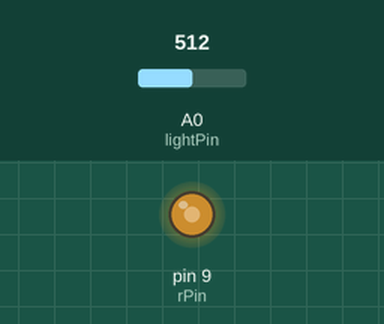
Bench run of a sketch on a simulated Arduino Uno, built with avr-gcc and run on an emulated ATmega328P. Parts: output pins drawn as LEDs (lit = HIGH). The test bench sets the inputs (shaded band); at power-on: A0 (lightPin) = 512.

Above: at 1.2 s.
1.3 s: A0 (lightPin) set to 716
At 2.4 s:
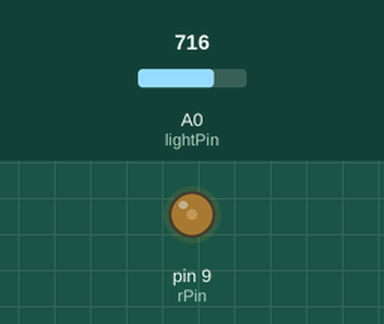
2.8 s: A0 (lightPin) set to 900
At 3.6 s:
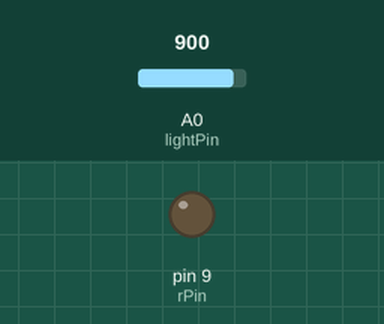
4.3 s: A0 (lightPin) set to 893
At 4.7 s:
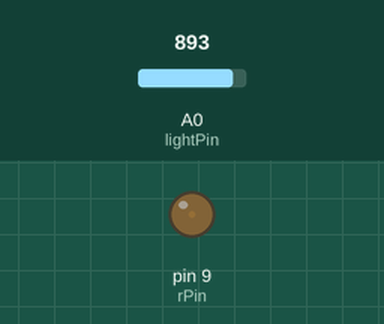
5.8 s: A0 (lightPin) set to 306
At 7.0 s:
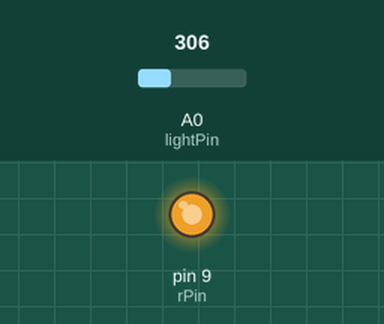
7.3 s: A0 (lightPin) set to 511
At 8.2 s:
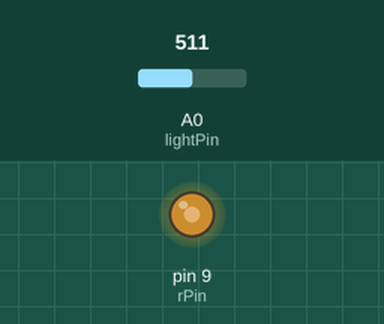
8.8 s: A0 (lightPin) set to 910
At 9.3 s:
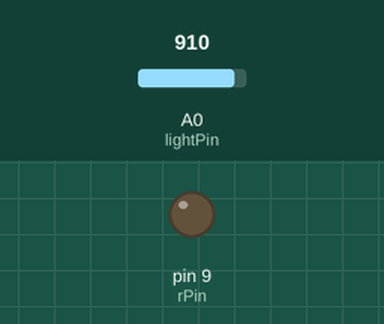
Timing chart, 0 to 11.3 s (numbered marks = the images above; inputs shaded):
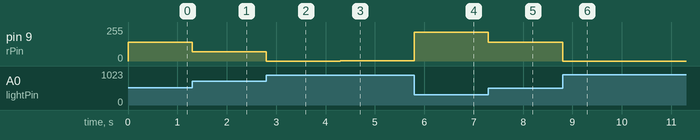

Measured:
- after the input at 1.3 s, pin 9 (rPin): 142/255 → 68/255 at once
- after the input at 2.8 s, pin 9 (rPin): 68/255 → 0/255 at once
- after the input at 4.3 s, pin 9 (rPin): 0/255 → 3/255 at once
- after the input at 5.8 s, pin 9 (rPin): 3/255 → 217/255 at once
- after the input at 7.3 s, pin 9 (rPin): 217/255 → 142/255 at once
- after the input at 8.8 s, pin 9 (rPin): 142/255 → 0/255 at once

The sketch:

Nightlight.ino
```cpp
//photovoltaic sensor
const int rPin = 9;
const int lightPin = 0;
const int minLight = 200;
const int maxLight = 900;
int lightVal;

void setup() {
  // put your setup code here, to run once:
pinMode(rPin, OUTPUT);
Serial.begin(9600);
}

void loop() {
  lightVal = analogRead(lightPin);
  //remapping values to standard 255 and flipped
  lightVal = map(lightVal, minLight, maxLight, 255, 0);

  //writing to led and limiting the val to protect against freak lazer beams
  analogWrite(rPin, constrain(lightVal, 0, 255));
  // put your main code here, to run repeatedly:

}
```
